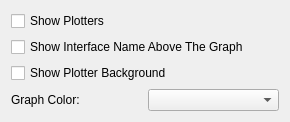
<?xml version="1.0" encoding="UTF-8"?>
<ui version="4.0">
 <class>configAdv</class>
 <widget class="QWidget" name="configAdv">
  <property name="geometry">
   <rect>
    <x>0</x>
    <y>0</y>
    <width>290</width>
    <height>100</height>
   </rect>
  </property>
  <layout class="QVBoxLayout" name="verticalLayout">
   <item>
    <widget class="QCheckBox" name="showPlotters">
     <property name="text">
      <string>Show Plotters</string>
     </property>
    </widget>
   </item>
   <item>
    <widget class="QCheckBox" name="showTopBarCheckBox">
     <property name="text">
      <string>Show Interface Name Above The Graph</string>
     </property>
    </widget>
   </item>
   <item>
    <widget class="QCheckBox" name="showBackgroundCheckBox">
     <property name="text">
      <string>Show Plotter Background</string>
     </property>
    </widget>
   </item>
   <item>
    <layout class="QHBoxLayout" name="horizontalLayout">
     <item>
      <widget class="QLabel" name="graphLabel">
       <property name="text">
        <string>Graph Color:</string>
       </property>
      </widget>
     </item>
     <item>
      <widget class="KColorCombo" name="graphColorCombo"/>
     </item>
    </layout>
   </item>
   <item>
    <spacer name="verticalSpacer">
     <property name="orientation">
      <enum>Qt::Vertical</enum>
     </property>
     <property name="sizeHint" stdset="0">
      <size>
       <width>20</width>
       <height>11</height>
      </size>
     </property>
    </spacer>
   </item>
  </layout>
 </widget>
 <customwidgets>
  <customwidget>
   <class>KColorCombo</class>
   <extends>QComboBox</extends>
   <header>kcolorcombo.h</header>
  </customwidget>
 </customwidgets>
 <resources/>
 <connections/>
</ui>
